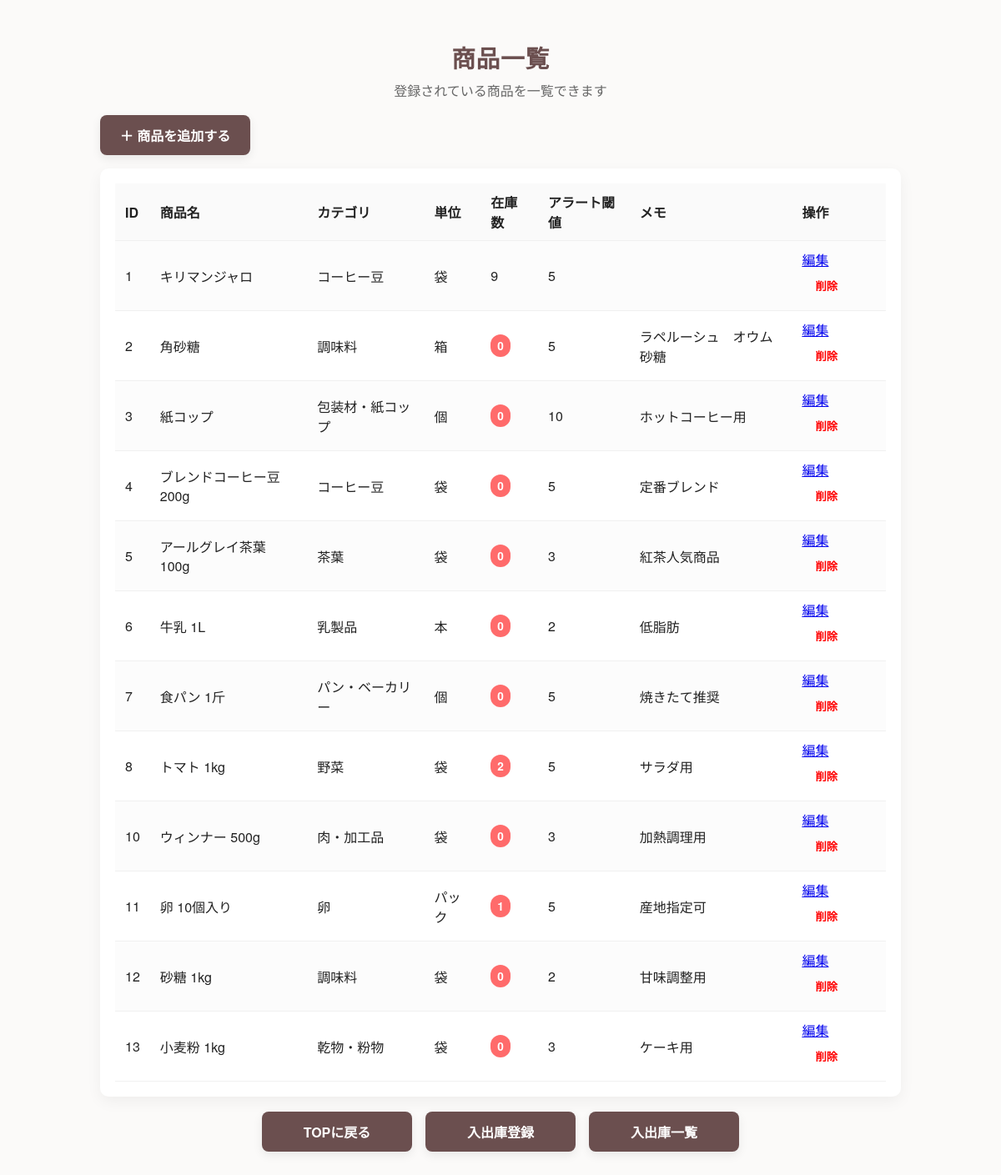
/items, run on the app's committed database.
### tables this page shows
CREATE TABLE items (
    id INTEGER PRIMARY KEY AUTOINCREMENT,
    name TEXT NOT NULL,
    unit TEXT NOT NULL,
    category_id INTEGER NOT NULL,
    alert_threshold INTEGER DEFAULT 0,
    note TEXT, is_deleted INTEGER DEFAULT 0,
    FOREIGN KEY (category_id) REFERENCES categories(id)
);

CREATE TABLE categories (
    id INTEGER PRIMARY KEY AUTOINCREMENT,
    name TEXT NOT NULL UNIQUE
);

### app.py (the view)
@app.route("/items")
def item_list():
    conn = get_db_connection()
    items = conn.execute("""
        SELECT items.id,
               items.name,
               items.unit,
               categories.name AS category_name,
               items.alert_threshold,
               items.note
        FROM items
        JOIN categories ON items.category_id = categories.id
        WHERE items.is_deleted = 0
        ORDER BY items.id ASC
    """).fetchall()
    stock_dict = {}
    for item in items:
        stock = conn.execute("""
            SELECT IFNULL(SUM(change), 0)
            FROM stock_logs
            WHERE item_id = ?
        """, (item["id"],)).fetchone()[0]
        stock_dict[item["id"]] = stock
    conn.close()
    return render_template("item_list.html", items=items, stock_dict=stock_dict)

### app.py (called while the page is built)
def get_db_connection():
    conn = sqlite3.connect(DB_NAME)
    conn.row_factory = sqlite3.Row  # カラム名で取り出せるように
    return conn

### templates/item_list.html (shortened to what this page needs)
<!DOCTYPE html>
<html lang="ja">
<head>
  <link rel="stylesheet" href="{{ url_for('static', filename='style.css') }}">
</head>
<body>
  <div class="container">
    <div class="header">
      <h1>商品一覧</h1>
      <p>登録されている商品を一覧できます</p>
    </div>
    <p>
      <a class="nav-link" href="{{ url_for('add_item') }}">＋ 商品を追加する</a>
    </p>
    <div class="card table-wrap">
      <table>
        <thead>
          <tr>
            <th>ID</th>
            <th>商品名</th>
            <th>カテゴリ</th>
            <th>単位</th>
            <th>在庫数</th>
            <th>アラート閾値</th>
            <th>メモ</th>
            <th>操作</th>
          </tr>
        </thead>
        <tbody>
        {% for item in items %}
          <tr>
            <td>{{ item.id }}</td>
            <td>{{ item.name }}</td>
            <td>{{ item.category_name }}</td>
            <td>{{ item.unit }}</td>
            <td>
              {% set stock = stock_dict[item.id] %}
              {% if stock <= item.alert_threshold %}
                <span class="badge badge-danger">{{ stock }}</span>
              {% else %}
                {{ stock }}
              {% endif %}
            </td>
            <td>{{ item.alert_threshold }}</td>
            <td>{{ item.note }}</td>
            <td>
              <a href="{{ url_for('edit_item', item_id=item.id) }}">編集</a>
              <form action="{{ url_for('delete_item', item_id=item.id) }}"
                    method="POST"
                    style="display:inline;"
                    onsubmit="return confirm('本当に削除しますか？');">
                <button type="submit"
                        style="color:red; background:none; border:none; cursor:pointer;">
                  削除
                </button>
              </form>
            </td>
          </tr>
        {% endfor %}
        </tbody>
      </table>
    </div>
    <div class="nav-grid">
      <a href="{{ url_for('index') }}" class="nav-link">TOPに戻る</a>
      <a href="{{ url_for('stock') }}" class="nav-link">入出庫登録</a>
      <a href="{{ url_for('stock_list') }}" class="nav-link">入出庫一覧</a>
    </div>
  </div>
</body>
</html>

### static/style.css (style rules this page uses)
:root { --primary:#6b4f4f; --primary-weak:#a37474; --bg:#fbfaf9; --card-bg:#ffffff; --muted:#666; --accent:#4CAF50; }
* { box-sizing:border-box }
html,body { margin:0; padding:0; height:100%; background:var(--bg); font-family: "Helvetica Neue", Arial, sans-serif; color:#222; }
.container { max-width:1000px; margin:28px auto; padding:20px; }
.header { text-align:center; margin-bottom:18px; }
.header h1 { margin:0; color:var(--primary); font-size:1.8rem; letter-spacing:0.6px; }
.header p { margin:6px 0 0; color:var(--muted); }
.nav-grid { display:flex; gap:16px; flex-wrap:wrap; justify-content:center; margin:16px 0 28px; }
.nav-link { display:inline-block; padding:12px 20px; min-width:180px; text-align:center; background:var(--primary); color:#fff; text-decoration:none; border-radius:8px; font-weight:700; box-shadow:0 4px 12px rgba(0,0,0,0.08); transition:all .18s ease; }
.card { background:var(--card-bg); border-radius:10px; padding:18px; box-shadow:0 6px 18px rgba(16,16,16,0.05); margin-bottom:18px; }
button[type="submit"], .btn { background:var(--accent); color:#fff; border:none; padding:10px 16px; border-radius:6px; cursor:pointer; font-weight:700; }
.table-wrap { overflow-x:auto; }
table { width:100%; border-collapse:collapse; background:var(--card-bg); }
th, td { padding:10px 12px; border-bottom:1px solid #f0f0f0; text-align:left; }
th { background:#fafafa; font-weight:700; }
tr:nth-child(even) td { background:#fff; }
tr:nth-child(odd) td { background:#fcfcfc; }
.badge { display:inline-block; padding:4px 8px; border-radius:999px; font-weight:700; font-size:0.85rem; }
.badge-danger { background:#ff6b6b; color:#fff; }

### data on the page
items: id "1", name "キリマンジャロ", category_name "コーヒー豆", unit "袋", stock "9", alert_threshold "5"
items: id "2", name "角砂糖", category_name "調味料", unit "箱", is_deleted "0", alert_threshold "5", note "ラペルーシュ オウム砂糖"
items: id "3", name "紙コップ", category_name "包装材・紙コップ", unit "個", is_deleted "0", alert_threshold "10", note "ホットコーヒー用"
items: id "4", name "ブレンドコーヒー豆 200g", category_name "コーヒー豆", unit "袋", is_deleted "0", alert_threshold "5", note "定番ブレンド"
items: id "5", name "アールグレイ茶葉 100g", category_name "茶葉", unit "袋", is_deleted "0", alert_threshold "3", note "紅茶人気商品"
items: id "6", name "牛乳 1L", category_name "乳製品", unit "本", is_deleted "0", alert_threshold "2", note "低脂肪"
items: id "7", name "食パン 1斤", category_name "パン・ベーカリー", unit "個", is_deleted "0", alert_threshold "5", note "焼きたて推奨"
items: id "8", name "トマト 1kg", category_name "野菜", unit "袋", stock "2", alert_threshold "5", note "サラダ用"
items: id "10", name "ウィンナー 500g", category_name "肉・加工品", unit "袋", is_deleted "0", alert_threshold "3", note "加熱調理用"
items: id "11", name "卵 10個入り", category_name "卵", unit "パック", stock "1", alert_threshold "5", note "産地指定可"
items: id "12", name "砂糖 1kg", category_name "調味料", unit "袋", is_deleted "0", alert_threshold "2", note "甘味調整用"
items: id "13", name "小麦粉 1kg", category_name "乾物・粉物", unit "袋", is_deleted "0", alert_threshold "3", note "ケーキ用"
